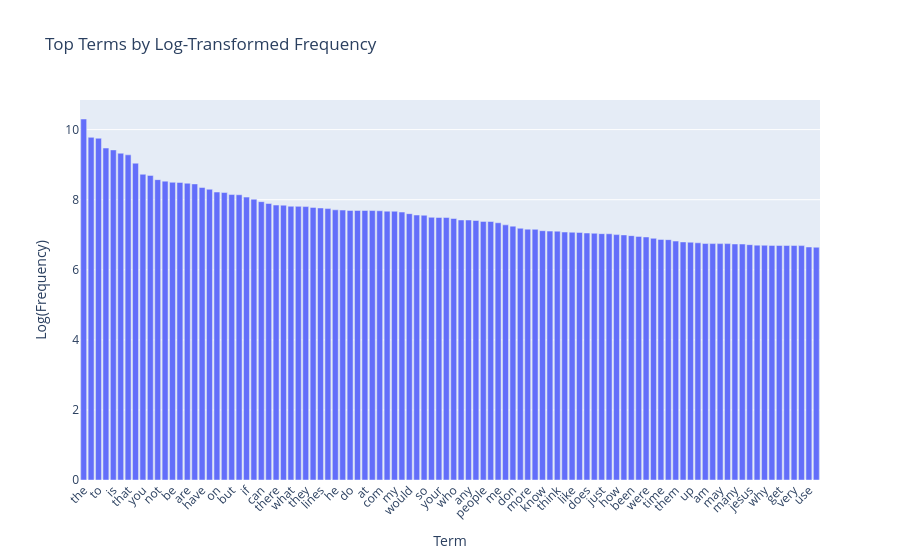

Notebook code for this chart:
### Markdown cell above
### >>> **Exercise 15 (take home):** 
You can copy the code from the previous exercise and change the 'term_frequencies' variable for the 'term_frequencies_log', comment about the differences that you observe and talk about other possible insights that we can get from a log distribution.

### Code cell
# Answer here
# Exercise 15 (take home)
import numpy as np
import pandas as pd
import plotly.express as px
import math

# 取 log transform (+1 避免 log(0))
term_frequencies_log = [math.log(i + 1) for i in term_frequencies]

# 依照原始頻率排序 (而不是 log 後排序，因為我們想保留同樣的 rank)
sorted_idx = np.argsort(term_frequencies)[::-1]
terms_sorted = count_vect.get_feature_names_out()[sorted_idx]
freqs_log_sorted = np.array(term_frequencies_log)[sorted_idx]

# 建立 DataFrame
df = pd.DataFrame({"term": terms_sorted, "log_frequency": freqs_log_sorted})

# 繪製前 100 個詞
fig = px.bar(
    df.head(100),
    x="term",
    y="log_frequency",
    title="Top Terms by Log-Transformed Frequency",
    labels={"term": "Term", "log_frequency": "Log(Frequency)"}
)

fig.update_layout(xaxis_tickangle=-45)
fig.show()

print("""With the log transform, the extreme gap between very frequent and very rare terms is compressed. 
This makes the long tail more visible and allows us to compare medium- and low-frequency terms that 
would otherwise be hidden near zero in the original scale. 
Other insights: log scale highlights relative differences in rare terms, reduces skewness, 
and is often used in text mining (e.g., TF-IDF weighting).""")

### Figure 1 — Plotly figure (JSON) as saved in the notebook; plotly's stock layout.template omitted (floating-point values rounded to 4 significant figures)
{"data": [{"hovertemplate": "Term=%{x}<br>Log(Frequency)=%{y}<extra></extra>", "legendgroup": "", "marker": {"color": "#636efa", "pattern": {"shape": ""}}, "name": "", "orientation": "v", "showlegend": false, "textposition": "auto", "type": "bar", "x": ["the", "of", "to", "and", "is", "in", "that", "it", "you", "for", "not", "this", "be", "from", "are", "edu", "have", "as", "on", "with", "but", "or", "if", "was", "can", "we", "there", "by", "what", "subject", "they", "an", "lines", "one", "he", "god", "do", "organization", "at", "re", "com", "about", "my", "all", "would", "will", "so", "some", "your", "no", "who", "has", "any", "writes", "people", "which", "me", "article", "don", "his", "more", "other", "know", "when", "think", "their", "like", "university", "does", "out", "just", "only", "how", "also", "been", "than", "were", "then", "time", "because", "them", "posting", "up", "had", "am", "should", "may", "these", "many", "say", "jesus", "see", "why", "us", "get", "good", "very", "believe", "use", "such"], "xaxis": "x", "y": [10.3, 9.779, 9.754, 9.474, 9.421, 9.326, 9.28, 9.042, 8.726, 8.693, 8.573, 8.53, 8.497, 8.492, 8.47, 8.45, 8.347, 8.298, 8.219, 8.204, 8.147, 8.141, 8.074, 8.013, 7.944, 7.892, 7.847, 7.843, 7.813, 7.81, 7.803, 7.781, 7.764, 7.746, 7.711, 7.704, 7.693, 7.693, 7.693, 7.69, 7.684, 7.673, 7.67, 7.647, 7.601, 7.563, 7.556, 7.497, 7.492, 7.491, 7.463, 7.422, 7.421, 7.406, 7.381, 7.378, 7.342, 7.282, 7.245, 7.185, 7.16, 7.154, 7.116, 7.103, 7.102, 7.077, 7.072, 7.066, 7.049, 7.041, 7.031, 7.028, 7.004, 6.995, 6.974, 6.953, 6.936, 6.898, 6.867, 6.86, 6.819, 6.795, 6.787, 6.77, 6.749, 6.748, 6.746, 6.746, 6.736, 6.735, 6.717, 6.703, 6.7, 6.696, 6.693, 6.692, 6.692, 6.69, 6.65, 6.642], "yaxis": "y"}], "layout": {"barmode": "relative", "legend": {"tracegroupgap": 0}, "title": {"text": "Top Terms by Log-Transformed Frequency"}, "xaxis": {"anchor": "y", "domain": [0, 1], "tickangle": -45, "title": {"text": "Term"}}, "yaxis": {"anchor": "x", "domain": [0, 1], "title": {"text": "Log(Frequency)"}}}}
